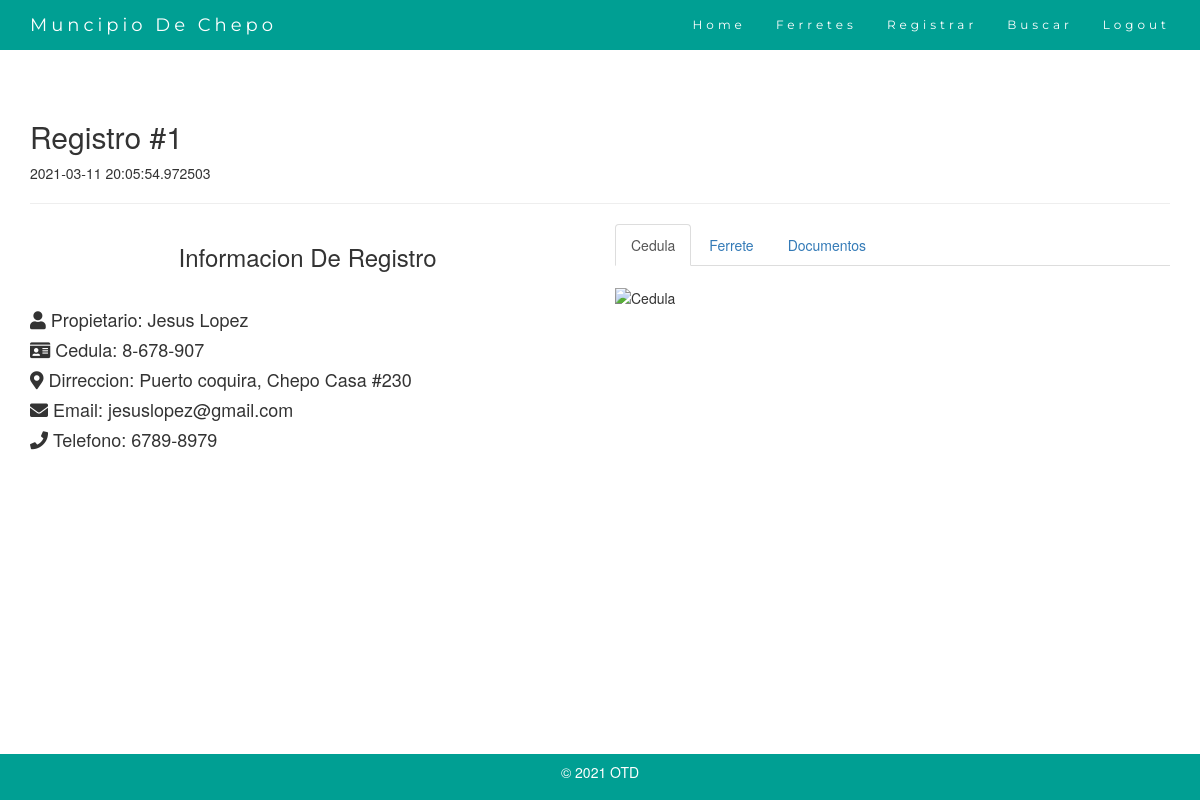
The app's page /irons/1 (signed in) with its own data.
### models.py (models this page shows)
class Iron(db.Model):
    id = db.Column(db.Integer, primary_key = True)
    nombre = db.Column(db.String(200), nullable = False)
    cedula = db.Column(db.String(200), nullable = False)
    domicilio = db.Column(db.String(600), nullable = False)
    correo = db.Column(db.String(600), nullable = False)
    telefono = db.Column(db.String(600), nullable = False)
    fecha_registro = db.Column(db.DateTime, default = datetime.utcnow)
    user_id = db.Column(db.Integer, db.ForeignKey('user.id'), nullable = False)

### main.py (the view)
@main.route("/irons/<int:iron_id>", methods=['GET'])
@login_required
def show_iron(iron_id):
    iron = Iron.query.get_or_404(iron_id)
    if request.method == "POST":
        iron.nombre = request.form['nombre']
        iron.cedula = request.form['cedula']
        iron.domicilio = request.form['domicilio']
    url = request.base_url
    qr_url = "{{qrcode(\'%s\')}}"%(url)
    converted_id = str(iron.id)
    x = "/static/ferretes/ferrete" + converted_id +".jpg"
    y = "/static/cedulas/cedula" + converted_id +".jpg"
    return render_template('iron.html', iron=iron, qr = qr_url, url = url, img = x, cedula = y)

### __init__.py (called while the page is built)
def create_app():
    application = Flask(__name__, static_url_path='/static')
    application.config['SECRET_KEY'] = '{:W&gZeh$,ORxFNU'
    application.config['SQLALCHEMY_DATABASE_URI'] = 'sqlite:///db.sqlite'
    application.config['SQLALCHEMY_TRACK_MODIFICATIONS'] = True
    application.static_folder = 'static'
    db.init_app(application)
    QRcode(application)
    login_manager = LoginManager()
    login_manager.login_view = 'auth.login'
    login_manager.init_app(application)
    from .models import User
    @login_manager.user_loader
    def load_user(user_id):
        return User.query.get(int(user_id))
    from .auth import auth as auth_blueprint
    application.register_blueprint(auth_blueprint)
    from .main import main as main_blueprint
    application.register_blueprint(main_blueprint)
    return application

### templates/iron.html (shortened to what this page needs)
{% extends "base.html" %}
{% block content %}
<div class="container" style="padding-top: 100px;">
  <h2>Registro #{{iron.id}}</h2>
  <p>{{ iron.fecha_registro }}</p>
  <hr>
  <div class="row">
    <div class="col-md-6">
      <h3 class="text-center">Informacion De Registro</h3>
      <br>
      <h4><i class="fas fa-user"></i> Propietario: {{ iron.nombre }}</h4>
      <h4><i class="fas fa-id-card"></i> Cedula: {{ iron.cedula }}</h4>
      <h4><i class="fas fa-map-marker-alt"></i> Dirreccion: {{ iron.domicilio }} </h4>
      <h4><i class="fas fa-envelope"></i> Email: {{iron.correo}}</h4>
      <h4><i class="fas fa-phone"></i> Telefono: {{iron.telefono}}</h4>
    </div>
    <div class="col-md-6">
     <ul class="nav nav-tabs">
      <li class="active"><a data-toggle="tab" href="#home">Cedula</a></li>
      <li><a data-toggle="tab" href="#menu1">Ferrete</a></li>
      <li><a data-toggle="tab" href="#menu2">Documentos</a></li>
    </ul>
    <div class="tab-content">
      <div id="home" class="tab-pane fade in active">
        <br>
        <img src="{{cedula}}" alt="Cedula" style="width:100%">
      </div>
  </div>
</div>
</div>
</div>
</div>
{% endblock %}

### templates/base.html (style rules this page uses)
.Site { display: flex; min-height: 100vh; flex-direction: column; }

### records on screen
Iron: id "1", fecha_registro "2021-03-11 20:05:54.972503", nombre "Jesus Lopez", cedula "8-678-907", domicilio "Puerto coquira, Chepo Casa #230", correo "jesuslopez@gmail.com", telefono "6789-8979"
